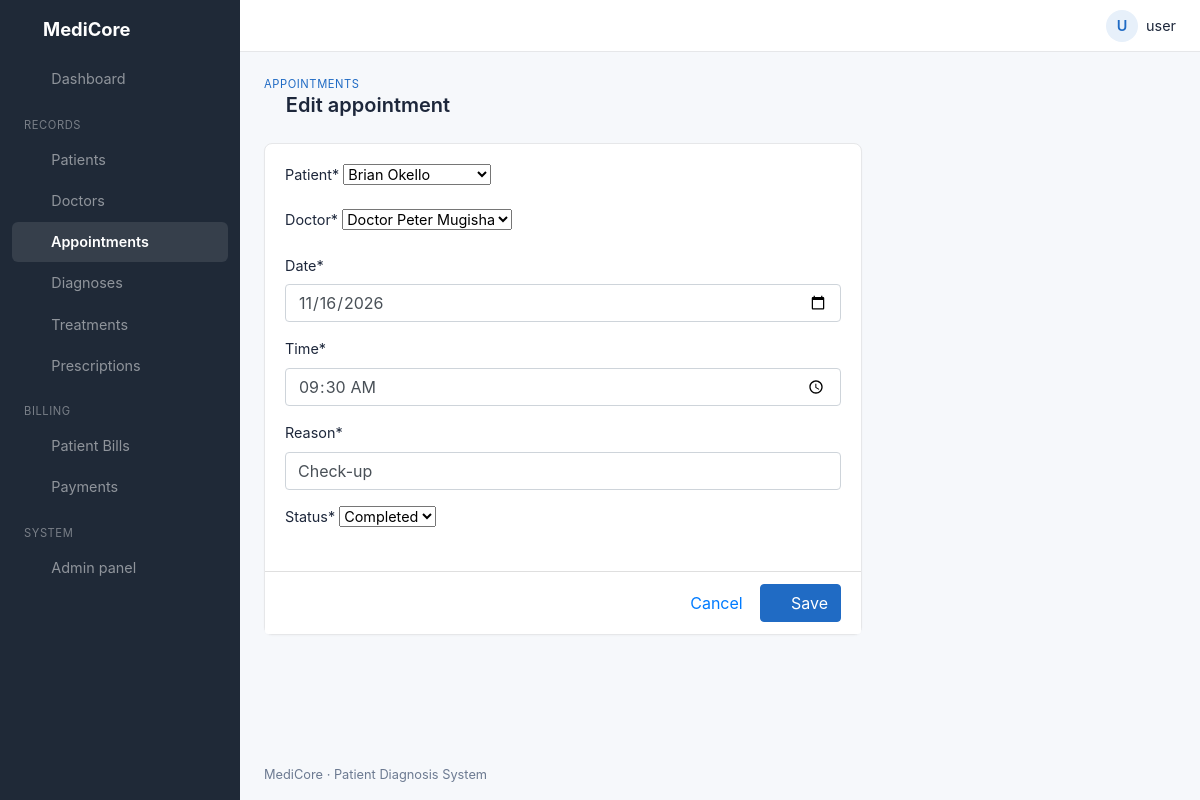
Screenshot of /appointments/2/edit/ (signed in) with the database file from the repository.
### clinic/models.py (models this page shows, shortened)
class Patient(models.Model):
    GENDER = [("Male", "Male"), ("Female", "Female")]
    patient_id = models.AutoField(primary_key=True)
    name = models.CharField(max_length=150)
    date_of_birth = models.DateField()
    contact = models.CharField(max_length=20)
    gender = models.CharField(max_length=10, choices=GENDER)
    age = models.PositiveIntegerField()
    weight = models.DecimalField(max_digits=5, decimal_places=1, help_text="kg")
    address = models.CharField(max_length=255)
    def __str__(self):
        return self.name

class Doctor(models.Model):
    GENDER = [("Male", "Male"), ("Female", "Female")]
    DESIGNATION = [("Doctor", "Doctor"), ("Nurse", "Nurse")]
    doctor_id = models.AutoField(primary_key=True)
    first_name = models.CharField(max_length=80)
    last_name = models.CharField(max_length=80)
    gender = models.CharField(max_length=10, choices=GENDER)
    designation = models.CharField(max_length=20, choices=DESIGNATION)
    contact = models.CharField(max_length=20)
    address = models.CharField(max_length=255)
    age = models.PositiveIntegerField()
    def __str__(self):
        return f"{self.designation} {self.first_name} {self.last_name}"

class Appointment(models.Model):
    STATUS = [("Scheduled", "Scheduled"), ("Completed", "Completed"), ("Cancelled", "Cancelled")]
    appointment_id = models.AutoField(primary_key=True)
    patient = models.ForeignKey(Patient, on_delete=models.CASCADE)
    doctor = models.ForeignKey(Doctor, on_delete=models.PROTECT)
    date = models.DateField()
    time = models.TimeField()
    reason = models.CharField(max_length=255)
    status = models.CharField(max_length=10, choices=STATUS, default="Scheduled")

### clinic/views.py (the view)
# urls.py: path('appointments/<int:pk>/edit/', edit_appointment, name='edit_appointment'),
@login_required
def edit_appointment(request, pk):
    return show_form(request, AppointmentForm, "appointment_form.html", "appointments", Appointment, pk)

### clinic/forms.py
class AppointmentForm(forms.ModelForm):
    class Meta:
        model = Appointment
        fields = "__all__"
        widgets = {"date": DATE, "time": TIME}

### clinic/views.py (called while the page is built)
def show_form(request, form_class, template, list_page, model=None, pk=None):
    obj = get_object_or_404(model, pk=pk) if pk else None
    form = form_class(request.POST or None, instance=obj)
    if request.method == "POST" and form.is_valid():
        form.save()
        messages.success(request, "Saved successfully.")
        return redirect(list_page)
    return render(request, template, {"form": form, "obj": obj})

### templates/appointment_form.html (shortened to what this page needs)
{% extends 'base.html' %}
{% load static %}
{% load crispy_forms_tags %}
{% block pretitle %}<a href="{% url 'appointments' %}">Appointments</a>{% endblock %}
{% block heading %}<i class="ti ti-calendar-event"></i> {% if obj %}Edit{% else %}Add{% endif %} appointment{% endblock %}
{% block content %}
<div class="row"><div class="col-lg-8">
  <div class="card">
    <form method="post">
      <div class="card-body">
        {{ form|crispy }}
      </div>
      <div class="card-footer text-right">
        <a href="{% url 'appointments' %}" class="btn btn-link">Cancel</a>
        <button type="submit" class="btn btn-primary"><i class="ti ti-device-floppy"></i> Save</button>
      </div>
    </form>
  </div>
</div></div>
{% endblock %}

### templates/base.html (shortened to what this page needs)
{% load static %}
{% load crispy_forms_tags %}
<!DOCTYPE html>
<html lang="en">
<head>
  <link rel="stylesheet" href="{% static 'css/bootstrap.min.css' %}">
  <link rel="stylesheet" href="{% static 'css/tabler-icons.min.css' %}">
  <link rel="stylesheet" href="{% static 'css/style.css' %}">
</head>
<body>
<aside class="sidebar navbar navbar-dark navbar-expand-lg">
  <a class="navbar-brand" href="{% url 'Home' %}"><i class="ti ti-heartbeat"></i> MediCore</a>
  <div class="collapse navbar-collapse" id="menu">
    <ul class="navbar-nav">
      <li class="nav-item"><a class="nav-link {% if request.path == '/' %}active{% endif %}" href="{% url 'Home' %}"><i class="ti ti-layout-dashboard"></i> Dashboard</a></li>
      <li class="nav-heading">Records</li>
      <li class="nav-item"><a class="nav-link {% if '/patients/' in request.path %}active{% endif %}" href="{% url 'patients' %}"><i class="ti ti-user-heart"></i> Patients</a></li>
      <li class="nav-item"><a class="nav-link {% if '/doctors/' in request.path %}active{% endif %}" href="{% url 'doctors' %}"><i class="ti ti-stethoscope"></i> Doctors</a></li>
      <li class="nav-item"><a class="nav-link {% if '/appointments/' in request.path %}active{% endif %}" href="{% url 'appointments' %}"><i class="ti ti-calendar-event"></i> Appointments</a></li>
      <li class="nav-item"><a class="nav-link {% if '/diagnoses/' in request.path %}active{% endif %}" href="{% url 'diagnoses' %}"><i class="ti ti-clipboard-heart"></i> Diagnoses</a></li>
      <li class="nav-item"><a class="nav-link {% if '/treatments/' in request.path %}active{% endif %}" href="{% url 'treatments' %}"><i class="ti ti-bed"></i> Treatments</a></li>
      <li class="nav-item"><a class="nav-link {% if '/prescriptions/' in request.path %}active{% endif %}" href="{% url 'prescriptions' %}"><i class="ti ti-pill"></i> Prescriptions</a></li>
      <li class="nav-heading">Billing</li>
      <li class="nav-item"><a class="nav-link {% if '/bills/' in request.path %}active{% endif %}" href="{% url 'bills' %}"><i class="ti ti-file-invoice"></i> Patient Bills</a></li>
      <li class="nav-item"><a class="nav-link {% if '/payments/' in request.path %}active{% endif %}" href="{% url 'payments' %}"><i class="ti ti-cash"></i> Payments</a></li>
      <li class="nav-heading">System</li>
      <li class="nav-item"><a class="nav-link" href="/admin/"><i class="ti ti-settings"></i> Admin panel</a></li>
    </ul>
  </div>
</aside>
<div class="page-wrapper">
  <header class="topbar">
    <div class="dropdown ml-auto">
      <a href="#" class="user-menu" data-toggle="dropdown">
        <span class="avatar">{{ user.username|slice:":1"|upper }}</span>
        <span class="d-none d-md-inline">{{ user.username }}</span>
      </a>
    </div>
  </header>
  <div class="page-header">
    <div>
      <div class="page-pretitle">{% block pretitle %}MediCore{% endblock %}</div>
      <h2 class="page-title">{% block heading %}{% endblock %}</h2>
    </div>
  </div>
  <main class="page-body">
    {% block content %}{% endblock %}
  </main>
  <footer class="footer">MediCore &middot; Patient Diagnosis System</footer>
</div>
</body>
</html>

### static/css/style.css (style rules this page uses)
:root { --primary: #206bc4; --sidebar: #1f2937; --bg: #f6f8fb; --border: #e6e7e9; --muted: #6c7a91; }
body { background: var(--bg); color: #1d273b; font-size: .9rem; }
a { color: var(--primary); }
.btn-primary { background: var(--primary); border-color: var(--primary); }
.ti { font-size: 1.1rem; vertical-align: -2px; }
.sidebar { background: var(--sidebar); padding: 0; align-items: flex-start; }
.sidebar .navbar-brand { font-weight: 700; padding: 1rem 1.25rem; font-size: 1.15rem; }
.sidebar .navbar-brand .ti { color: #4dabf7; font-size: 1.5rem; }
.sidebar .navbar-nav { width: 100%; padding: 0 .75rem 1rem; }
.sidebar .nav-link { color: rgba(255,255,255,.7); border-radius: 6px; padding: .55rem .75rem !important; margin-bottom: 2px; }
.sidebar .nav-link .ti { margin-right: .6rem; }
.sidebar .nav-link.active { color: #fff; background: rgba(255,255,255,.1); font-weight: 600; }
.sidebar .nav-heading { color: rgba(255,255,255,.4); text-transform: uppercase; font-size: .7rem; letter-spacing: .05em; padding: 1rem .75rem .4rem; }
@media (min-width: 992px) { .sidebar { position: fixed; top: 0; bottom: 0; left: 0; width: 15rem; flex-direction: column; overflow-y: auto; } }
@media (min-width: 992px) { .sidebar .navbar-collapse { width: 100%; align-items: flex-start; } }
@media (min-width: 992px) { .sidebar .navbar-nav { flex-direction: column; } }
@media (min-width: 992px) { .page-wrapper { margin-left: 15rem; } }
.page-wrapper { min-height: 100vh; display: flex; flex-direction: column; }
.topbar { display: flex; align-items: center; background: #fff; border-bottom: 1px solid var(--border); padding: .6rem 1.5rem; }
.user-menu { display: flex; align-items: center; color: #1d273b; text-decoration: none !important; }
.avatar { width: 2rem; height: 2rem; border-radius: 50%; background: #e7f0fa; color: var(--primary); display: inline-flex; align-items: center; justify-content: center; font-weight: 600; margin-right: .5rem; }
.page-header { display: flex; justify-content: space-between; align-items: center; padding: 1.5rem 1.5rem .5rem; flex-wrap: wrap; gap: .75rem; }
.page-pretitle { text-transform: uppercase; font-size: .7rem; color: var(--muted); letter-spacing: .05em; }
.page-title { font-size: 1.25rem; font-weight: 600; margin: 0; }
.page-title .ti { color: var(--primary); font-size: 1.35rem; }
.page-body { padding: 1rem 1.5rem; flex: 1; }
.footer { padding: 1rem 1.5rem; color: var(--muted); font-size: .8rem; }
.card { border: 1px solid var(--border); border-radius: 8px; box-shadow: 0 1px 2px rgba(0,0,0,.03); margin-bottom: 1.25rem; }
.card-footer { background: #fff; color: var(--muted); }

### rows the page displays
Patient: patient "Brian Okello"
Doctor: doctor "Doctor Peter Mugisha"
Appointment: date "11/16/2026", time "09:30:00", reason "Check-up", status "Completed"

### other values shown
{{ user.username|slice:":1"|upper }} "U"
{{ user.username }} "user"
